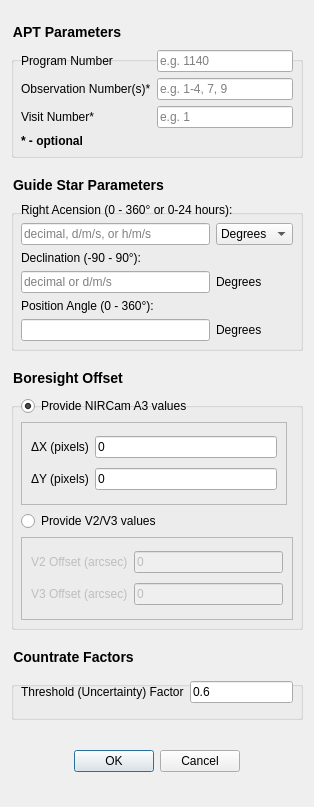
<?xml version="1.0" encoding="UTF-8"?>
<ui version="4.0">
 <class>Dialog</class>
 <widget class="QDialog" name="Dialog">
  <property name="geometry">
   <rect>
    <x>0</x>
    <y>0</y>
    <width>314</width>
    <height>807</height>
   </rect>
  </property>
  <property name="windowTitle">
   <string>Dialog</string>
  </property>
  <layout class="QVBoxLayout" name="verticalLayout">
   <item>
    <spacer name="verticalSpacer_4">
     <property name="orientation">
      <enum>Qt::Vertical</enum>
     </property>
     <property name="sizeType">
      <enum>QSizePolicy::Fixed</enum>
     </property>
     <property name="sizeHint" stdset="0">
      <size>
       <width>20</width>
       <height>13</height>
      </size>
     </property>
    </spacer>
   </item>
   <item>
    <widget class="QGroupBox" name="groupBox">
     <property name="styleSheet">
      <string notr="true">QGroupBox { font-size: 14px; font-weight: bold; margin-top: 16px } QGroupBox::title { top: -16px }</string>
     </property>
     <property name="title">
      <string>APT Parameters</string>
     </property>
     <layout class="QGridLayout" name="gridLayout">
      <item row="2" column="1">
       <widget class="QLineEdit" name="lineEdit_visitNumber">
        <property name="toolTip">
         <string>Number of the visit within the observation</string>
        </property>
        <property name="placeholderText">
         <string>e.g. 1</string>
        </property>
       </widget>
      </item>
      <item row="2" column="0">
       <widget class="QLabel" name="label_3">
        <property name="toolTip">
         <string>Number of the visit within the observation</string>
        </property>
        <property name="text">
         <string>Visit Number*</string>
        </property>
       </widget>
      </item>
      <item row="0" column="0">
       <widget class="QLabel" name="label">
        <property name="toolTip">
         <string>&lt;=5 digit number describing the APT program</string>
        </property>
        <property name="text">
         <string>Program Number</string>
        </property>
       </widget>
      </item>
      <item row="1" column="0">
       <widget class="QLabel" name="label_2">
        <property name="toolTip">
         <string>Number of the observation within the APT program</string>
        </property>
        <property name="text">
         <string>Observation Number(s)*</string>
        </property>
       </widget>
      </item>
      <item row="0" column="1">
       <widget class="QLineEdit" name="lineEdit_programNumber">
        <property name="toolTip">
         <string>&lt;=5 digit number describing the APT program</string>
        </property>
        <property name="placeholderText">
         <string>e.g. 1140</string>
        </property>
       </widget>
      </item>
      <item row="1" column="1">
       <widget class="QLineEdit" name="lineEdit_observationNumber">
        <property name="toolTip">
         <string>Number of the observation within the APT program</string>
        </property>
        <property name="placeholderText">
         <string>e.g. 1-4, 7, 9</string>
        </property>
       </widget>
      </item>
      <item row="3" column="0">
       <widget class="QLabel" name="label_14">
        <property name="text">
         <string>&lt;html&gt;&lt;head/&gt;&lt;body&gt;&lt;p&gt;&lt;span style=&quot; font-weight:600;&quot;&gt;* - optional&lt;/span&gt;&lt;/p&gt;&lt;/body&gt;&lt;/html&gt;</string>
        </property>
       </widget>
      </item>
     </layout>
    </widget>
   </item>
   <item>
    <spacer name="verticalSpacer_3">
     <property name="orientation">
      <enum>Qt::Vertical</enum>
     </property>
     <property name="sizeType">
      <enum>QSizePolicy::Fixed</enum>
     </property>
     <property name="sizeHint" stdset="0">
      <size>
       <width>20</width>
       <height>13</height>
      </size>
     </property>
    </spacer>
   </item>
   <item>
    <widget class="QGroupBox" name="groupBox_2">
     <property name="styleSheet">
      <string notr="true">QGroupBox { font-size: 14px; font-weight: bold; margin-top: 16px } QGroupBox::title { top: -16px }</string>
     </property>
     <property name="title">
      <string>Guide Star Parameters</string>
     </property>
     <layout class="QGridLayout" name="gridLayout_2">
      <item row="1" column="1">
       <widget class="QComboBox" name="comboBox_RAUnit">
        <item>
         <property name="text">
          <string>Degrees</string>
         </property>
        </item>
        <item>
         <property name="text">
          <string>Hours</string>
         </property>
        </item>
       </widget>
      </item>
      <item row="1" column="0">
       <widget class="QLineEdit" name="lineEdit_RA">
        <property name="toolTip">
         <string>Right acension of the guide star in degrees</string>
        </property>
        <property name="placeholderText">
         <string>decimal, d/m/s, or h/m/s</string>
        </property>
       </widget>
      </item>
      <item row="3" column="0">
       <widget class="QLineEdit" name="lineEdit_Dec">
        <property name="toolTip">
         <string>Declination of the guide star in degrees</string>
        </property>
        <property name="statusTip">
         <string/>
        </property>
        <property name="text">
         <string/>
        </property>
        <property name="placeholderText">
         <string>decimal or d/m/s</string>
        </property>
       </widget>
      </item>
      <item row="5" column="0">
       <widget class="QLineEdit" name="lineEdit_PA">
        <property name="toolTip">
         <string>Position or roll angle of the telescope in degrees</string>
        </property>
        <property name="accessibleName">
         <string/>
        </property>
       </widget>
      </item>
      <item row="5" column="1">
       <widget class="QLabel" name="label_12">
        <property name="text">
         <string>Degrees</string>
        </property>
       </widget>
      </item>
      <item row="3" column="1">
       <widget class="QLabel" name="label_13">
        <property name="text">
         <string>Degrees</string>
        </property>
       </widget>
      </item>
      <item row="0" column="0" colspan="2">
       <widget class="QLabel" name="label_4">
        <property name="toolTip">
         <string>Right acension of the guide star in degrees</string>
        </property>
        <property name="text">
         <string>Right Acension (0 - 360° or 0-24 hours):</string>
        </property>
       </widget>
      </item>
      <item row="2" column="0" colspan="2">
       <widget class="QLabel" name="label_5">
        <property name="toolTip">
         <string>Declination of the guide star in degrees</string>
        </property>
        <property name="statusTip">
         <string/>
        </property>
        <property name="text">
         <string>Declination (-90 - 90°):</string>
        </property>
       </widget>
      </item>
      <item row="4" column="0" colspan="2">
       <widget class="QLabel" name="label_6">
        <property name="toolTip">
         <string>Position or roll angle of the telescope in degrees</string>
        </property>
        <property name="accessibleName">
         <string/>
        </property>
        <property name="text">
         <string>Position Angle (0 - 360°):</string>
        </property>
       </widget>
      </item>
     </layout>
    </widget>
   </item>
   <item>
    <spacer name="verticalSpacer_2">
     <property name="orientation">
      <enum>Qt::Vertical</enum>
     </property>
     <property name="sizeType">
      <enum>QSizePolicy::Fixed</enum>
     </property>
     <property name="sizeHint" stdset="0">
      <size>
       <width>20</width>
       <height>13</height>
      </size>
     </property>
    </spacer>
   </item>
   <item>
    <widget class="QGroupBox" name="groupBox_3">
     <property name="minimumSize">
      <size>
       <width>0</width>
       <height>260</height>
      </size>
     </property>
     <property name="styleSheet">
      <string notr="true">QGroupBox { font-size: 14px; font-weight: bold; margin-top: 16px } QGroupBox::title { top: -16px }</string>
     </property>
     <property name="title">
      <string>Boresight Offset</string>
     </property>
     <layout class="QGridLayout" name="gridLayout_3">
      <item row="2" column="0" colspan="2">
       <widget class="QRadioButton" name="radioButton_boresightV2V3">
        <property name="text">
         <string>Provide V2/V3 values</string>
        </property>
        <attribute name="buttonGroup">
         <string notr="true">buttonGroup_boresight</string>
        </attribute>
       </widget>
      </item>
      <item row="0" column="0">
       <widget class="QRadioButton" name="radioButton_boresightNIRCam">
        <property name="text">
         <string>Provide NIRCam A3 values</string>
        </property>
        <property name="checked">
         <bool>true</bool>
        </property>
        <attribute name="buttonGroup">
         <string notr="true">buttonGroup_boresight</string>
        </attribute>
       </widget>
      </item>
      <item row="3" column="0" colspan="2">
       <widget class="QFrame" name="frame">
        <property name="enabled">
         <bool>false</bool>
        </property>
        <property name="minimumSize">
         <size>
          <width>0</width>
          <height>40</height>
         </size>
        </property>
        <property name="frameShape">
         <enum>QFrame::StyledPanel</enum>
        </property>
        <property name="frameShadow">
         <enum>QFrame::Raised</enum>
        </property>
        <layout class="QGridLayout" name="gridLayout_5">
         <item row="0" column="0">
          <widget class="QLabel" name="label_7">
           <property name="toolTip">
            <string>Boresight offset in V2 in arcsec</string>
           </property>
           <property name="accessibleName">
            <string/>
           </property>
           <property name="text">
            <string>V2 Offset (arcsec)</string>
           </property>
          </widget>
         </item>
         <item row="0" column="1">
          <widget class="QLineEdit" name="lineEdit_boresightV2">
           <property name="toolTip">
            <string>Boresight offset in V2 in arcsec</string>
           </property>
           <property name="accessibleName">
            <string/>
           </property>
           <property name="text">
            <string>0</string>
           </property>
          </widget>
         </item>
         <item row="1" column="0">
          <widget class="QLabel" name="label_8">
           <property name="toolTip">
            <string>Boresight offset in V3 in arcsec</string>
           </property>
           <property name="accessibleName">
            <string/>
           </property>
           <property name="text">
            <string>V3 Offset (arcsec)</string>
           </property>
          </widget>
         </item>
         <item row="1" column="1">
          <widget class="QLineEdit" name="lineEdit_boresightV3">
           <property name="toolTip">
            <string>Boresight offset in V3 in arcsec</string>
           </property>
           <property name="accessibleName">
            <string/>
           </property>
           <property name="text">
            <string>0</string>
           </property>
          </widget>
         </item>
        </layout>
       </widget>
      </item>
      <item row="1" column="0">
       <widget class="QFrame" name="frame_2">
        <property name="minimumSize">
         <size>
          <width>0</width>
          <height>40</height>
         </size>
        </property>
        <property name="frameShape">
         <enum>QFrame::StyledPanel</enum>
        </property>
        <property name="frameShadow">
         <enum>QFrame::Raised</enum>
        </property>
        <layout class="QGridLayout" name="gridLayout_6">
         <item row="0" column="1">
          <widget class="QLineEdit" name="lineEdit_boresightX">
           <property name="text">
            <string>0</string>
           </property>
          </widget>
         </item>
         <item row="0" column="0">
          <widget class="QLabel" name="label_10">
           <property name="text">
            <string>ΔX (pixels)</string>
           </property>
          </widget>
         </item>
         <item row="1" column="0">
          <widget class="QLabel" name="label_11">
           <property name="text">
            <string>ΔY (pixels)</string>
           </property>
          </widget>
         </item>
         <item row="1" column="1">
          <widget class="QLineEdit" name="lineEdit_boresightY">
           <property name="text">
            <string>0</string>
           </property>
          </widget>
         </item>
        </layout>
       </widget>
      </item>
     </layout>
    </widget>
   </item>
   <item>
    <spacer name="verticalSpacer_5">
     <property name="orientation">
      <enum>Qt::Vertical</enum>
     </property>
     <property name="sizeType">
      <enum>QSizePolicy::Fixed</enum>
     </property>
     <property name="sizeHint" stdset="0">
      <size>
       <width>20</width>
       <height>13</height>
      </size>
     </property>
    </spacer>
   </item>
   <item>
    <widget class="QGroupBox" name="groupBox_4">
     <property name="sizePolicy">
      <sizepolicy hsizetype="Preferred" vsizetype="Preferred">
       <horstretch>0</horstretch>
       <verstretch>0</verstretch>
      </sizepolicy>
     </property>
     <property name="minimumSize">
      <size>
       <width>290</width>
       <height>0</height>
      </size>
     </property>
     <property name="styleSheet">
      <string notr="true">QGroupBox { font-size: 14px; font-weight: bold; margin-top: 16px } QGroupBox::title { top: -16px }</string>
     </property>
     <property name="title">
      <string>Countrate Factors</string>
     </property>
     <layout class="QGridLayout" name="gridLayout_4">
      <item row="0" column="0" colspan="2">
       <widget class="QLabel" name="label_9">
        <property name="toolTip">
         <string>&lt;html&gt;&lt;head/&gt;&lt;body&gt;&lt;p&gt;The uncertainty in the brightness of the guide and reference stars; e.g. if the uncertainty factor is 0.9, then a star with a countrate of 100 will have an uncertainty of 90&lt;/p&gt;&lt;/body&gt;&lt;/html&gt;</string>
        </property>
        <property name="text">
         <string>Threshold (Uncertainty) Factor</string>
        </property>
       </widget>
      </item>
      <item row="0" column="2" colspan="2">
       <widget class="QLineEdit" name="lineEdit_countrateUncertainty">
        <property name="toolTip">
         <string>&lt;html&gt;&lt;head/&gt;&lt;body&gt;&lt;p&gt;The uncertainty in the brightness of the guide and reference stars; e.g. if the uncertainty factor is 0.9, then a star with a countrate of 100 will have an uncertainty of 90&lt;/p&gt;&lt;/body&gt;&lt;/html&gt;</string>
        </property>
        <property name="text">
         <string>0.6</string>
        </property>
       </widget>
      </item>
     </layout>
    </widget>
   </item>
   <item>
    <widget class="QDialogButtonBox" name="buttonBox">
     <property name="sizePolicy">
      <sizepolicy hsizetype="Expanding" vsizetype="Preferred">
       <horstretch>0</horstretch>
       <verstretch>0</verstretch>
      </sizepolicy>
     </property>
     <property name="orientation">
      <enum>Qt::Horizontal</enum>
     </property>
     <property name="standardButtons">
      <set>QDialogButtonBox::Cancel|QDialogButtonBox::Ok</set>
     </property>
     <property name="centerButtons">
      <bool>true</bool>
     </property>
    </widget>
   </item>
  </layout>
 </widget>
 <tabstops>
  <tabstop>lineEdit_programNumber</tabstop>
  <tabstop>lineEdit_observationNumber</tabstop>
  <tabstop>lineEdit_visitNumber</tabstop>
  <tabstop>lineEdit_RA</tabstop>
  <tabstop>comboBox_RAUnit</tabstop>
  <tabstop>lineEdit_Dec</tabstop>
  <tabstop>lineEdit_PA</tabstop>
  <tabstop>radioButton_boresightNIRCam</tabstop>
  <tabstop>lineEdit_boresightX</tabstop>
  <tabstop>lineEdit_boresightY</tabstop>
  <tabstop>radioButton_boresightV2V3</tabstop>
  <tabstop>lineEdit_boresightV2</tabstop>
  <tabstop>lineEdit_boresightV3</tabstop>
  <tabstop>lineEdit_countrateUncertainty</tabstop>
  <tabstop>buttonBox</tabstop>
 </tabstops>
 <resources/>
 <connections>
  <connection>
   <sender>buttonBox</sender>
   <signal>accepted()</signal>
   <receiver>Dialog</receiver>
   <slot>accept()</slot>
   <hints>
    <hint type="sourcelabel">
     <x>256</x>
     <y>750</y>
    </hint>
    <hint type="destinationlabel">
     <x>157</x>
     <y>274</y>
    </hint>
   </hints>
  </connection>
  <connection>
   <sender>buttonBox</sender>
   <signal>rejected()</signal>
   <receiver>Dialog</receiver>
   <slot>reject()</slot>
   <hints>
    <hint type="sourcelabel">
     <x>283</x>
     <y>750</y>
    </hint>
    <hint type="destinationlabel">
     <x>283</x>
     <y>274</y>
    </hint>
   </hints>
  </connection>
  <connection>
   <sender>radioButton_boresightV2V3</sender>
   <signal>toggled(bool)</signal>
   <receiver>frame_2</receiver>
   <slot>setDisabled(bool)</slot>
   <hints>
    <hint type="sourcelabel">
     <x>114</x>
     <y>482</y>
    </hint>
    <hint type="destinationlabel">
     <x>104</x>
     <y>631</y>
    </hint>
   </hints>
  </connection>
  <connection>
   <sender>radioButton_boresightNIRCam</sender>
   <signal>toggled(bool)</signal>
   <receiver>frame</receiver>
   <slot>setDisabled(bool)</slot>
   <hints>
    <hint type="sourcelabel">
     <x>66</x>
     <y>601</y>
    </hint>
    <hint type="destinationlabel">
     <x>66</x>
     <y>566</y>
    </hint>
   </hints>
  </connection>
 </connections>
 <buttongroups>
  <buttongroup name="buttonGroup_boresight"/>
 </buttongroups>
</ui>
